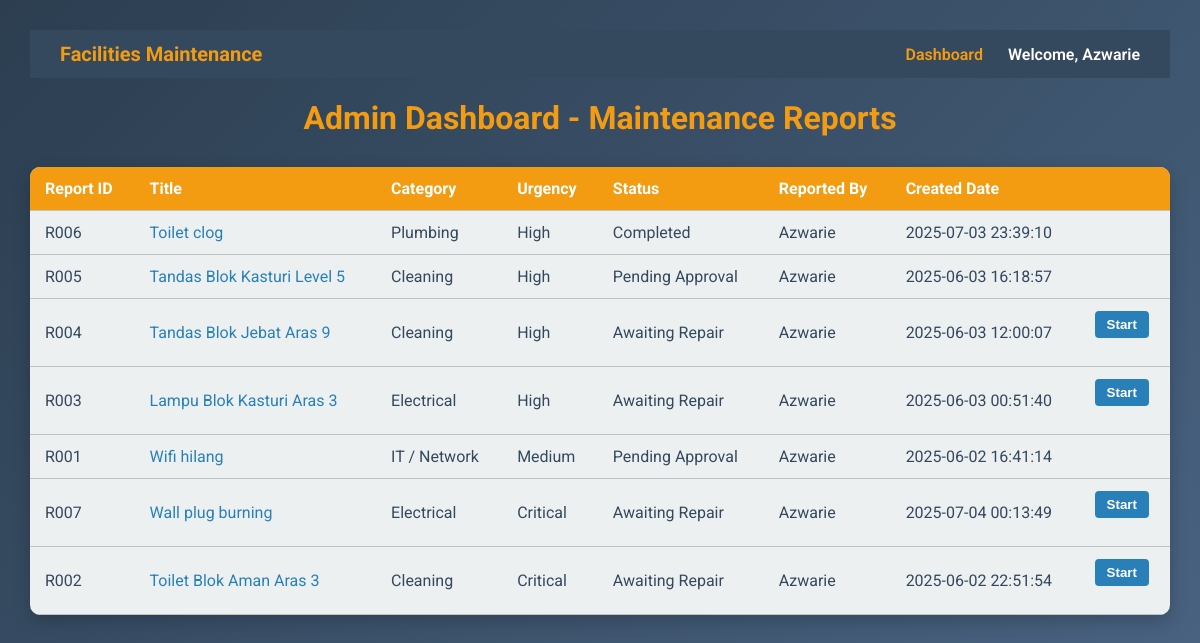
Page /maintenance_index.php (signed in) on the committed database.
### tables this page shows
CREATE TABLE `report` (
  `ReportID` varchar(10) NOT NULL,
  `Title` varchar(255) NOT NULL,
  `Description` text DEFAULT NULL,
  `UrgencyLevel` enum('Low','Medium','High','Critical') NOT NULL,
  `Status` enum('Reported','Awaiting Repair','In Progress','Pending Approval','Completed') NOT NULL DEFAULT 'Reported',
  `StaffID` varchar(10) NOT NULL,
  `CategoryID` varchar(10) NOT NULL,
  `CreatedDate` datetime NOT NULL DEFAULT current_timestamp(),
  `LastUpdatedDate` datetime NOT NULL DEFAULT current_timestamp() ON UPDATE current_timestamp(),
  `AISuggestion` text DEFAULT NULL
);

CREATE TABLE `category` (
  `CategoryID` varchar(10) NOT NULL,
  `CategoryType` varchar(100) NOT NULL
);

CREATE TABLE `staff` (
  `StaffID` varchar(10) NOT NULL,
  `StaffName` varchar(100) NOT NULL,
  `PhoneNum` varchar(20) DEFAULT NULL,
  `Password` varchar(255) NOT NULL,
  `Role` enum('Admin','Maintenance') NOT NULL DEFAULT 'Maintenance',
  `Position` varchar(50) DEFAULT NULL
);

### maintenance_index.php (the view, shortened to what this page needs)
<?php
include 'connection.php';
include 'm_navbar.php';
$role = $_SESSION['role'];
if ($role === 'Admin') {
    $sql = "
        SELECT r.ReportID, r.Title, r.UrgencyLevel, r.Status, r.CreatedDate,
               s.StaffName, c.CategoryType
        FROM Report r
        JOIN Staff s ON r.StaffID = s.StaffID
        JOIN Category c ON r.CategoryID = c.CategoryID
        ORDER BY
            CASE r.UrgencyLevel
                WHEN 'High' THEN 1
                WHEN 'Medium' THEN 2
                WHEN 'Low' THEN 3
                ELSE 4
            END,
            r.CreatedDate DESC
    ";
    $result = $conn->query($sql);
}
?>
<!DOCTYPE html>
<html lang="en">
<head>
</head>
<body>
<h1><?php echo htmlspecialchars($role); ?> Dashboard - Maintenance Reports</h1>
<table>
  <thead>
    <tr>
      <th>Report ID</th>
      <th>Title</th>
      <th>Category</th>
      <th>Urgency</th>
      <th>Status</th>
      <th>Reported By</th>
      <th>Created Date</th>
      <th></th>
    </tr>
  </thead>
  <tbody>
    <?php if ($result && $result->num_rows > 0): ?>
      <?php while($row = $result->fetch_assoc()): ?>
        <tr>
          <td><?php echo htmlspecialchars($row['ReportID']); ?></td>
          <td><a class="report-link" href="maintenance_report_detail.php?report_id=<?php echo urlencode($row['ReportID']); ?>">
            <?php echo htmlspecialchars($row['Title']); ?></a></td>
          <td><?php echo htmlspecialchars($row['CategoryType']); ?></td>
          <td><?php echo htmlspecialchars($row['UrgencyLevel']); ?></td>
          <td><?php echo htmlspecialchars($row['Status']); ?></td>
          <td><?php echo htmlspecialchars($row['StaffName']); ?></td>
          <td><?php echo htmlspecialchars($row['CreatedDate']); ?></td>
          <td>
            <?php if ($row['Status'] === 'Awaiting Repair'): ?>
              <form method="POST" action="start_report.php">
                <button class="start-btn" type="submit">Start</button>
              </form>
            <?php endif; ?>
          </td>
        </tr>
      <?php endwhile; ?>
    <?php else: ?>
      <tr><td colspan="8" style="text-align:center;">No reports found.</td></tr>
    <?php endif; ?>
  </tbody>
</table>
</body>
</html>

### maintenance_index.php (style rules this page uses)
body { font-family: 'Roboto', sans-serif; background: linear-gradient(135deg, #2c3e50, #4b6584); margin: 0; padding: 30px; color: #34495e; }
h1 { text-align: center; margin-bottom: 30px; color: #f39c12; }
table { width: 100%; border-collapse: collapse; background: #ecf0f1; border-radius: 10px; overflow: hidden; box-shadow: 0 6px 18px rgba(0,0,0,0.2); }
th, td { padding: 12px 15px; text-align: left; border-bottom: 1px solid #bdc3c7; }
th { background: #f39c12; color: white; }
a.report-link { color: #2980b9; text-decoration: none; }
.start-btn { background: #2980b9; color: white; border: none; padding: 6px 12px; border-radius: 4px; cursor: pointer; font-weight: bold; }

### rows in the picture
report: ReportID "R006", Title "Toilet clog", CategoryID.CategoryType "Plumbing", UrgencyLevel "High", Status "Completed", StaffID.StaffName "Azwarie", CreatedDate "2025-07-03 23:39:10"
report: ReportID "R005", Title "Tandas Blok Kasturi Level 5", CategoryID.CategoryType "Cleaning", UrgencyLevel "High", Status "Pending Approval", StaffID.StaffName "Azwarie", CreatedDate "2025-06-03 16:18:57"
report: ReportID "R004", Title "Tandas Blok Jebat Aras 9", CategoryID.CategoryType "Cleaning", UrgencyLevel "High", Status "Awaiting Repair", StaffID.StaffName "Azwarie", CreatedDate "2025-06-03 12:00:07"
report: ReportID "R003", Title "Lampu Blok Kasturi Aras 3", CategoryID.CategoryType "Electrical", UrgencyLevel "High", Status "Awaiting Repair", StaffID.StaffName "Azwarie", CreatedDate "2025-06-03 00:51:40"
report: ReportID "R001", Title "Wifi hilang", CategoryID.CategoryType "IT / Network", UrgencyLevel "Medium", Status "Pending Approval", StaffID.StaffName "Azwarie", CreatedDate "2025-06-02 16:41:14"
report: ReportID "R007", Title "Wall plug burning", CategoryID.CategoryType "Electrical", UrgencyLevel "Critical", Status "Awaiting Repair", StaffID.StaffName "Azwarie", CreatedDate "2025-07-04 00:13:49"
report: ReportID "R002", Title "Toilet Blok Aman Aras 3", CategoryID.CategoryType "Cleaning", UrgencyLevel "Critical", Status "Awaiting Repair", StaffID.StaffName "Azwarie", CreatedDate "2025-06-02 22:51:54"

### other values in the picture
$staffName "Azwarie"
$role "Admin"
